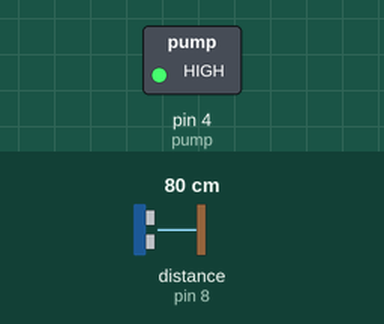
Simulated run of this sketch. Board: Arduino Uno, built with avr-gcc and run on an emulated ATmega328P. Shown: switched loads named in the sketch (green lamp = pin HIGH). Wiring (inferred from the names in the program): ultrasonic range finder: trigger pin 7; echo pin 8. The inputs (shaded band) are chosen by the test bench; at power-on: distance to the obstacle (sensor on pin 8) 80 cm. The echo pulse lasts 58.3 µs per cm; pins used as bus, display or sensor lines are not drawn.

Above: at 1.2 s.
1.3 s: distance to the obstacle (sensor on pin 8) set to 5 cm
2.8 s: distance to the obstacle (sensor on pin 8) set to 2 cm
At 4.0 s:
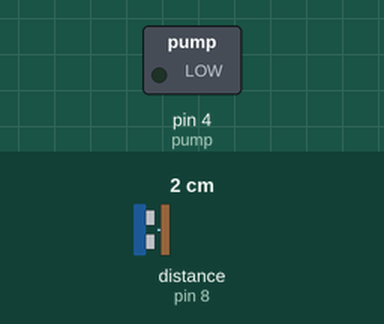
4.3 s: distance to the obstacle (sensor on pin 8) set to 7 cm
5.8 s: distance to the obstacle (sensor on pin 8) set to 10 cm
At 6.9 s:
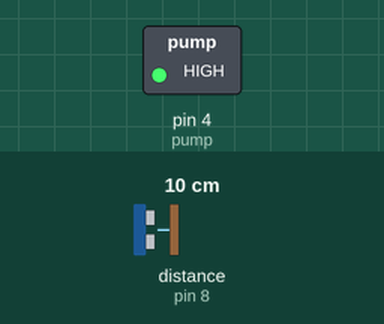
Timing chart, 0 to 8.3 s (numbered marks = the images above; inputs shaded):
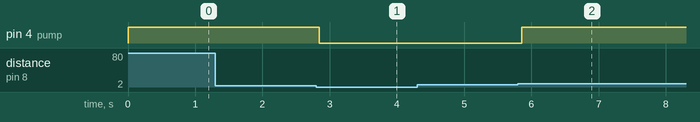

Measured:
- the behaviour switches between 4 and 3 cm on distance to the obstacle (sensor on pin 8) (found by bisection; images 0 and 1)
- the behaviour switches between 8 and 9 cm on distance to the obstacle (sensor on pin 8) (found by bisection; images 1 and 2)
- after the input at 1.3 s, every drawn part: stays the same
- after the input at 2.8 s, pin 4 (pump): HIGH → LOW at once
- after the input at 4.3 s, every drawn part: stays the same
- after the input at 5.8 s, pin 4 (pump): LOW → HIGH after 0.05 s

The sketch:

smart_water_tank.ino
```cpp
#include <Arduino.h>

// Define the pins connected to the ultrasonic sensor and other components

const int pump = 4;

const int trigPin = 7;
const int echoPin = 8;


void setup()
{
  Serial.begin(9600);

  pinMode(trigPin, OUTPUT);
  pinMode(echoPin, INPUT);
  pinMode(pump, OUTPUT);

}

void loop()
{
  // Ultrasonic sensor logic
  digitalWrite(trigPin, LOW);
  delayMicroseconds(2);
  digitalWrite(trigPin, HIGH);
  delayMicroseconds(10);
  digitalWrite(trigPin, LOW);

  double duration = pulseIn(echoPin, HIGH);
  double distance = duration * 0.034 / 2;

  // Pump control logic
  if (distance < 3)
  {
    digitalWrite(pump, LOW);
  }
  else if (distance >= 8)
  {
    digitalWrite(pump, HIGH);
  }


  delay(200);
}
```
